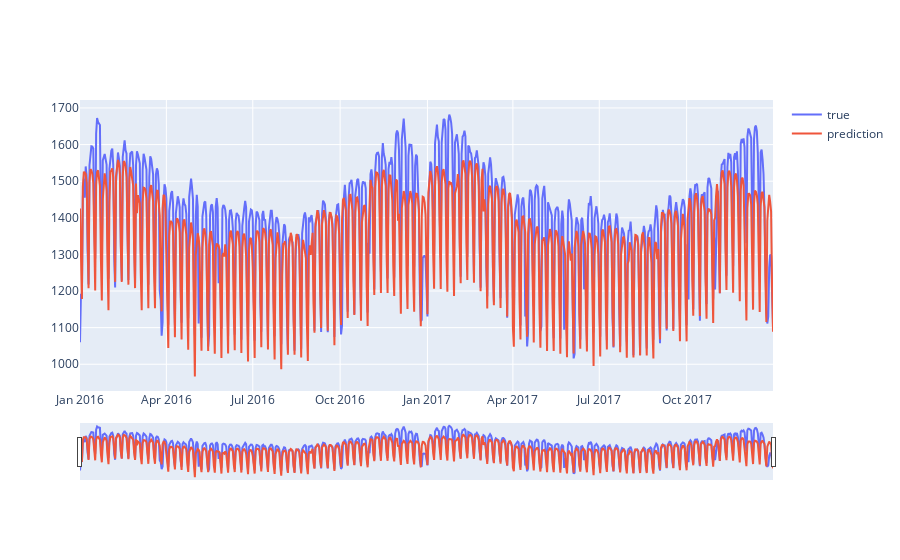

This figure's notebook cell:
### Code cell
fig= go.Figure([go.Scatter(name='true', x= df_test['Date'],y=df_test['Consumption'])])
fig.add_trace(go.Scatter(name='prediction', x=df_test['Date'], y= df_test['y_pred']))
fig.update_xaxes(rangeslider_visible=True)
fig.show()

### Figure 1 — Plotly figure (JSON) as saved in the notebook; plotly's stock layout.template omitted (floating-point values rounded to 4 significant figures; data arrays with more than 128 entries replaced by an {"elided": "..."} marker saying what was removed)
{"data": [{"name": "true", "type": "scatter", "x": {"elided": "731 str values"}, "y": {"elided": "731 float values"}}, {"name": "prediction", "type": "scatter", "x": {"elided": "731 str values"}, "y": {"elided": "731 float values"}}], "layout": {"xaxis": {"rangeslider": {"visible": true}}}}
